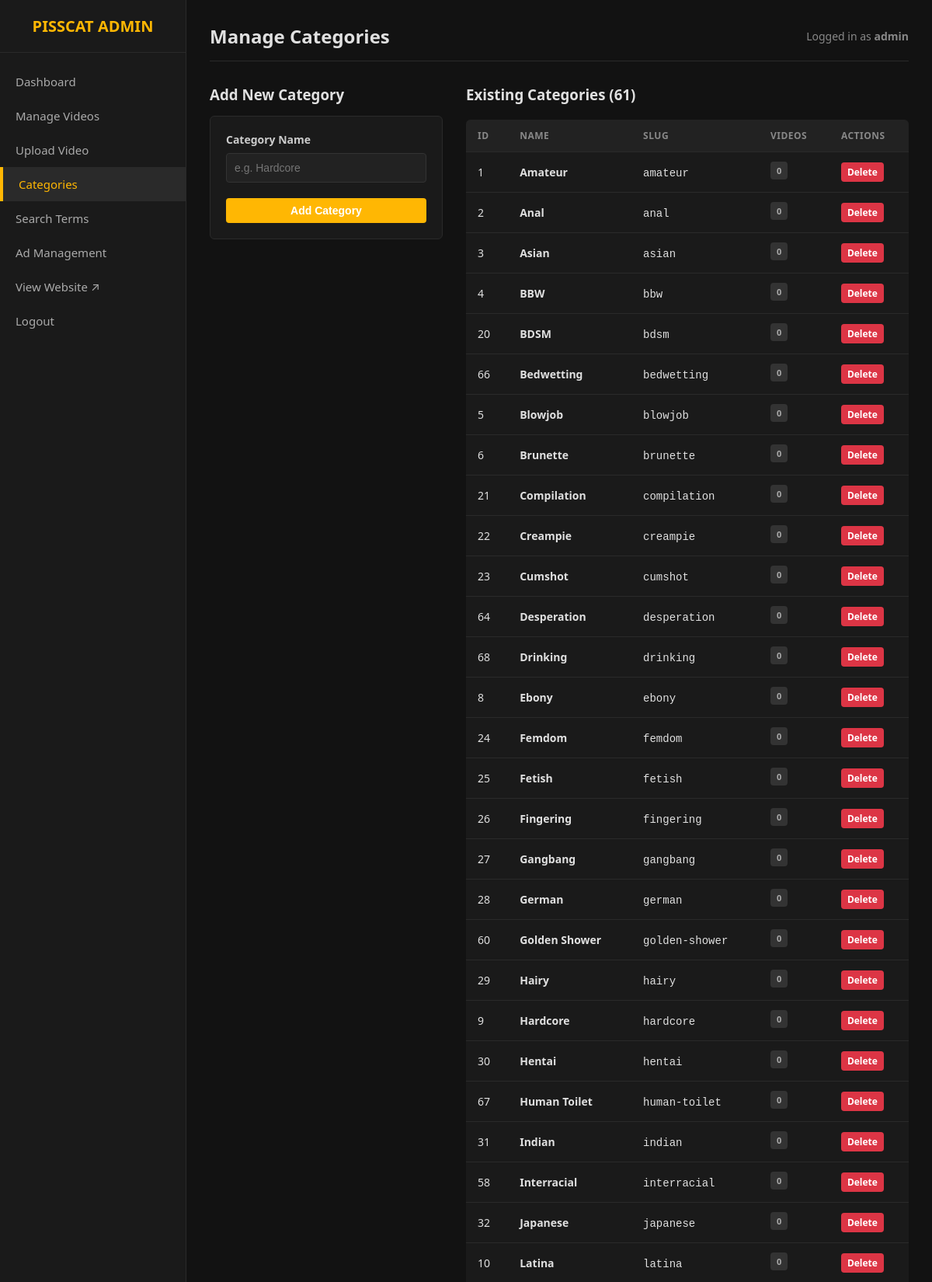
Screenshot of /admin/categories.php (signed in, upper part) with the database file from the repository.
### tables this page shows
CREATE TABLE categories (
            id INTEGER PRIMARY KEY AUTOINCREMENT,
            name TEXT UNIQUE NOT NULL,
            slug TEXT UNIQUE NOT NULL,
            created_at DATETIME DEFAULT CURRENT_TIMESTAMP
        );

### admin/categories.php (the view, shortened to what this page needs)
<?php
require_once __DIR__ . '/header.php';
$pdo = getDB();
$categories = $pdo->query("
    SELECT c.*, COUNT(vc.video_id) AS video_count
    FROM categories c
    LEFT JOIN video_categories vc ON c.id = vc.category_id
    GROUP BY c.id
    ORDER BY c.name ASC
")->fetchAll();
?>
<div style="display: grid; grid-template-columns: 300px 1fr; gap: 30px;">
    <div>
        <h3 style="margin-bottom: 15px;">Add New Category</h3>
        <form action="categories.php" method="POST" style="background: #1a1a1a; padding: 20px; border-radius: 6px; border: 1px solid #2a2a2a;">
            <div class="form-group">
                <label for="name">Category Name</label>
                <input type="text" id="name" name="name" class="form-control" required placeholder="e.g. Hardcore">
            </div>
            <button type="submit" class="btn btn-primary" style="width: 100%;">Add Category</button>
        </form>
    </div>
    <div>
        <h3 style="margin-bottom: 15px;">Existing Categories (<?= count($categories) ?>)</h3>
        <?php if (empty($categories)): ?>
            <p style="color: #888;">No categories available.</p>
        <?php else: ?>
            <table class="table">
                <thead>
                    <tr>
                        <th>ID</th>
                        <th>Name</th>
                        <th>Slug</th>
                        <th>Videos</th>
                        <th>Actions</th>
                    </tr>
                </thead>
                <tbody>
                    <?php foreach ($categories as $cat): ?>
                        <tr>
                            <td><?= $cat['id'] ?></td>
                            <td><strong><?= htmlspecialchars($cat['name']) ?></strong></td>
                            <td><code><?= htmlspecialchars($cat['slug']) ?></code></td>
                            <td><span class="badge"><?= $cat['video_count'] ?></span></td>
                            <td>
                                <a href="categories.php?action=delete&id=<?= $cat['id'] ?>" onclick="return confirm('Deleting category will unlink it from videos. Continue?');" class="btn btn-danger" style="padding: 4px 8px; font-size: 12px;">Delete</a>
                            </td>
                        </tr>
                    <?php endforeach; ?>
                </tbody>
            </table>
        <?php endif; ?>
    </div>
</div>
<?php require_once __DIR__ . '/footer.php'; ?>

### admin/header.php (style rules this page uses)
* { box-sizing: border-box; margin: 0; padding: 0; }
body { font-family: system-ui, -apple-system, sans-serif; background: #121212; color: #e0e0e0; display: flex; min-height: 100vh; }
.btn { display: inline-block; padding: 8px 16px; border-radius: 4px; text-decoration: none; font-size: 14px; font-weight: bold; cursor: pointer; border: none; }
.btn-primary { background: #ffb703; color: #fff; }
.btn-danger { background: #dc3545; color: #fff; }
.table { width: 100%; border-collapse: collapse; margin-top: 20px; background: #1a1a1a; border-radius: 6px; overflow: hidden; }
.table th, .table td { padding: 12px 15px; text-align: left; border-bottom: 1px solid #2a2a2a; font-size: 14px; }
.table th { background: #222; color: #888; text-transform: uppercase; font-size: 12px; letter-spacing: 0.5px; }
.badge { display: inline-block; padding: 4px 8px; border-radius: 4px; font-size: 11px; font-weight: bold; background: #333; color: #aaa; margin-right: 4px; margin-bottom: 4px; }
.form-group { margin-bottom: 20px; }
.form-group label { display: block; margin-bottom: 8px; font-size: 14px; font-weight: bold; color: #ccc; }
.form-control { width: 100%; padding: 10px; background: #222; border: 1px solid #333; border-radius: 4px; color: #fff; font-size: 14px; }

### rows the page displays
categories: id "1", name "Amateur", slug "amateur", video_count "0"
categories: id "2", name "Anal", slug "anal", video_count "0"
categories: id "3", name "Asian", slug "asian", video_count "0"
categories: id "4", name "BBW", slug "bbw", video_count "0"
categories: id "20", name "BDSM", slug "bdsm", video_count "0"
categories: id "66", name "Bedwetting", slug "bedwetting", video_count "0"
categories: id "5", name "Blowjob", slug "blowjob", video_count "0"
categories: id "6", name "Brunette", slug "brunette", video_count "0"
categories: id "21", name "Compilation", slug "compilation", video_count "0"
categories: id "22", name "Creampie", slug "creampie", video_count "0"
categories: id "23", name "Cumshot", slug "cumshot", video_count "0"
categories: id "64", name "Desperation", slug "desperation", video_count "0"
categories: id "68", name "Drinking", slug "drinking", video_count "0"
categories: id "8", name "Ebony", slug "ebony", video_count "0"
categories: id "24", name "Femdom", slug "femdom", video_count "0"
categories: id "25", name "Fetish", slug "fetish", video_count "0"
categories: id "26", name "Fingering", slug "fingering", video_count "0"
categories: id "27", name "Gangbang", slug "gangbang", video_count "0"
categories: id "28", name "German", slug "german", video_count "0"
categories: id "60", name "Golden Shower", slug "golden-shower", video_count "0"
categories: id "29", name "Hairy", slug "hairy", video_count "0"
categories: id "9", name "Hardcore", slug "hardcore", video_count "0"
categories: id "30", name "Hentai", slug "hentai", video_count "0"
categories: id "67", name "Human Toilet", slug "human-toilet", video_count "0"
categories: id "31", name "Indian", slug "indian", video_count "0"
categories: id "58", name "Interracial", slug "interracial", video_count "0"
categories: id "32", name "Japanese", slug "japanese", video_count "0"
categories: id "10", name "Latina", slug "latina", video_count "0"

### other values shown
$_SESSION['admin_username'] "admin"
count($categories) "61"
